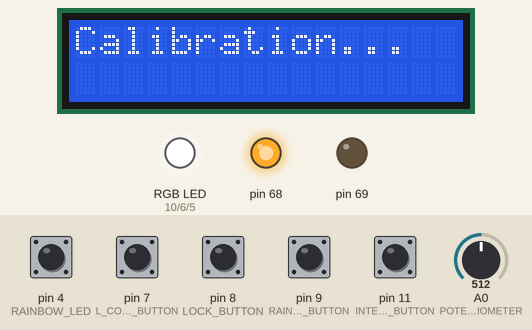
Recording of a sketch running on a simulated Arduino Mega 2560, built with avr-gcc and run on an emulated ATmega2560. Shown: 16×2 character LCD, an RGB LED mixed from three pins (HIGH = lit), output pins drawn as LEDs (lit = HIGH). Inputs (shaded band) come from the test bench; at power-on: pin 4 (RAINBOW_LED), pin 7 (L_COLOR_BUTTON), pin 8 (LOCK_BUTTON), pin 9 (RAINBOW_BUTTON), pin 11 (INTERFACE_BUTTON) HIGH, A0 (POTENTIOMETER) = 512. Dim RGB values are drawn brighter than linear.

Above: at 0.8 s.
0.9 s: pin 11 (INTERFACE_BUTTON) pulled LOW for 0.15 s
At 2.2 s:
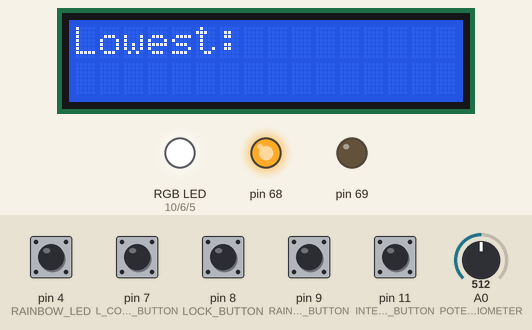
2.5 s: pin 11 (INTERFACE_BUTTON) pulled LOW for 1 s
At 4.4 s:
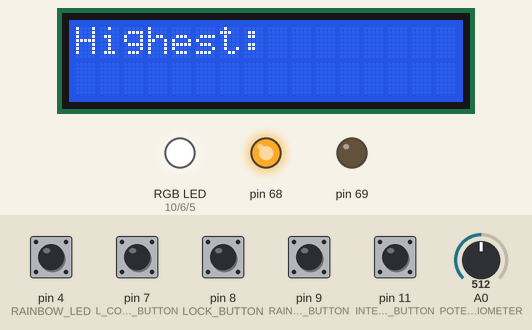
5.0 s: pin 11 (INTERFACE_BUTTON) pulled LOW for 0.15 s
At 5.6 s:
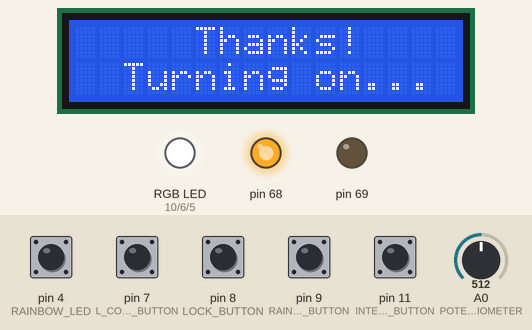
8.1 s: pin 4 (RAINBOW_LED) pulled LOW for 0.15 s
At 9.1 s:
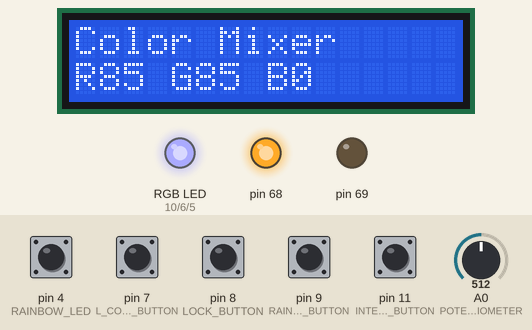
11.2 s: pin 4 (RAINBOW_LED) pulled LOW for 1 s
At 12.1 s:
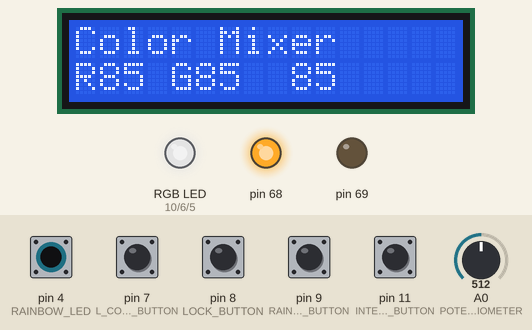
14.9 s: pin 9 (RAINBOW_BUTTON) pulled LOW for 0.15 s
At 15.13 s:
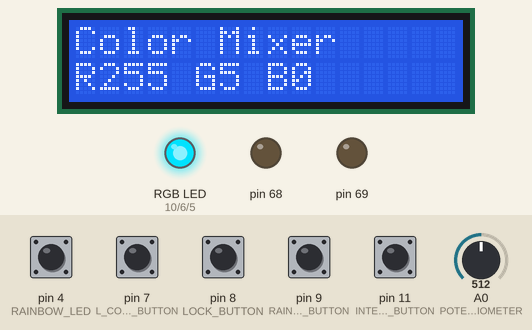
Timing chart, 0 to 18.7 s (numbered marks = the images above; inputs shaded):
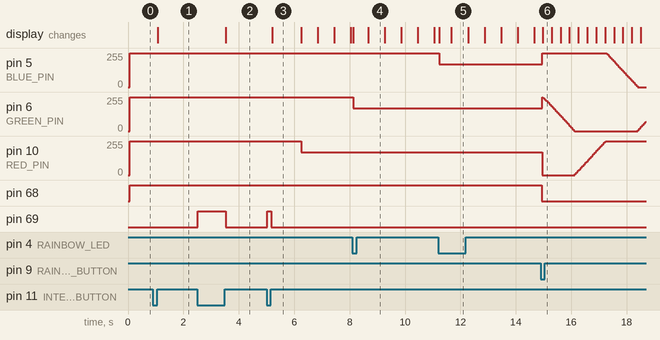

The sketch:

RGB_LED.ino
```cpp
/*
RGB LED Controlled by Bluetooth or Potentiometer
by EFindus AKA. adammickiewicz635

This code allows you to control RGB light by Bluetooth or single potentiometer.

Created on 1 May 2020
by EFindus

Instructable link:
https://www.instructables.com/id/RGB-Led-Controlled-by-Bluetooth-or-Potentiometer/
*/
#include <Wire.h>
#include <PCF8574.h>
#include <LiquidCrystal_I2C.h>

//RGB LED
#define RED_PIN 10
#define GREEN_PIN 6
#define BLUE_PIN 5

//EXPANDER
#define RAINBOW_LED 4
#define INTERFACE_LED 5
#define LOCK_LED 6

//BUTTONS
#define R_COLOR_BUTTON 4
#define L_COLOR_BUTTON 7
#define LOCK_BUTTON 8
#define RAINBOW_BUTTON 9
#define INTERFACE_BUTTON 11

//POTENTIOMETER
#define POTENTIOMETER A0

//ADDRESSES
#define LCD 0x3F
#define PCF 0x20

//RGB LED TYPE
#define RGB_COMMON 0 //0 - common cathode, 1 - common anode
#if RGB_COMMON == 0
#define MIN 255
#define MAX 0
#elif RGB_COMMON == 1
#define MIN 0
#define MAX 255
#endif

LiquidCrystal_I2C lcd(LCD, 16, 2);
PCF8574 expander;

int interface = 0; //0 - BUTTONS; 1 - BLUETOOTH
int mode = 0; //0 - NORMAL; 1 - RAINBOW; 2 - LOCK
int aRead = 0; // potentiometer value
int color = 0; //0 - RED; 1 - GREEN; 2 - BLUE
int R = 0;
int G = 0;
int B = 0;
String output = ""; //Color display on LCD
int flicker = 0;
bool asyncbutton[] = {false, false, false, false, false}; //R_COLOR; L_COLOR; INTERFACE; RAINBOW; LOCK;

//calibration
int lowest = 0;
int highest = 255;

//RAINBOW
int counter = 0;
int numColors = 255;
int animationDelay = 10;

//BLUETOOTH
char cmd[100];
byte cmdIndex = 0;

void calibratePotentiometer() {
  //this was anoying me in setup so moved here
  lcd.setCursor(0, 0);
  lcd.print("Calibration...  ");
  int index = 0;
  while(index < 3000) { //Expert mode without unnecessary delays
    if(digitalRead(INTERFACE_BUTTON) == LOW) {
      while(digitalRead(INTERFACE_BUTTON) == LOW);

      lcd.setCursor(0, 0);
      lcd.print("Lowest:         ");

      while(digitalRead(INTERFACE_BUTTON) == HIGH);
      delay(20);
      expander.digitalWrite(INTERFACE_LED, HIGH);
      while(digitalRead(INTERFACE_BUTTON) == LOW);
      delay(20);
      expander.digitalWrite(INTERFACE_LED, LOW);

      lowest = analogRead(POTENTIOMETER) / 4 + 2;
      R = lowest;
      G = lowest;
      B = lowest;

      lcd.setCursor(0, 0);
      lcd.print("Highest:        ");

      while(digitalRead(INTERFACE_BUTTON) == HIGH);
      delay(20);
      expander.digitalWrite(INTERFACE_LED, HIGH);
      while(digitalRead(INTERFACE_BUTTON) == LOW);
      delay(20);
      expander.digitalWrite(INTERFACE_LED, LOW);

      highest = analogRead(POTENTIOMETER) / 4 - 4;

      lcd.setCursor(0, 0);
      lcd.print("     Thanks!    ");
      lcd.setCursor(0, 1);
      lcd.print("  Turning on... ");
      delay(1000);
      return;
    }
    index++;
    delay(1);
  }
  lcd.setCursor(0, 0);
  lcd.print("Set potentiomet-");
  lcd.setCursor(0, 1);
  lcd.print("er to the lowest");
  delay(5000);

  lcd.setCursor(0, 0);
  lcd.print("value and click ");
  lcd.setCursor(0, 1);
  lcd.print("interface button");

  while(digitalRead(INTERFACE_BUTTON) == HIGH);
  delay(20);
  expander.digitalWrite(INTERFACE_LED, HIGH);
  while(digitalRead(INTERFACE_BUTTON) == LOW);
  delay(20);
  expander.digitalWrite(INTERFACE_LED, LOW);

  lowest = analogRead(POTENTIOMETER) / 4 + 2;
  R = lowest;
  G = lowest;
  B = lowest;

  lcd.setCursor(0, 0);
  lcd.print("Set potentiomet-");
  lcd.setCursor(0, 1);
  lcd.print("er to the highe-");
  delay(5000);

  lcd.setCursor(0, 0);
  lcd.print("st value and cl-");
  lcd.setCursor(0, 1);
  lcd.print("ick same button.");

  while(digitalRead(INTERFACE_BUTTON) == HIGH);
  delay(20);
  expander.digitalWrite(INTERFACE_LED, HIGH);
  while(digitalRead(INTERFACE_BUTTON) == LOW);
  delay(20);
  expander.digitalWrite(INTERFACE_LED, LOW);

  highest = analogRead(POTENTIOMETER) / 4 - 4;

  lcd.setCursor(0, 0);
  lcd.print("     Thanks!    ");
  lcd.setCursor(0, 1);
  lcd.print("  Turning on... ");
  delay(5000);
}

void setup() {
  Serial1.begin(9600);

  expander.begin(PCF);

  lcd.init();
  lcd.backlight();

  pinMode(POTENTIOMETER, INPUT);
  pinMode(R_COLOR_BUTTON, INPUT_PULLUP);
  pinMode(L_COLOR_BUTTON, INPUT_PULLUP);
  pinMode(LOCK_BUTTON, INPUT_PULLUP);
  pinMode(RAINBOW_BUTTON, INPUT_PULLUP);
  pinMode(INTERFACE_BUTTON, INPUT_PULLUP);

  pinMode(RED_PIN, OUTPUT);
  pinMode(GREEN_PIN, OUTPUT);
  pinMode(BLUE_PIN, OUTPUT);

  expander.pinMode(RAINBOW_LED, OUTPUT);
  expander.pinMode(INTERFACE_LED, OUTPUT);
  expander.pinMode(LOCK_LED, OUTPUT);

  expander.digitalWrite(RAINBOW_LED, HIGH);
  expander.digitalWrite(INTERFACE_LED, LOW);
  expander.digitalWrite(LOCK_LED, HIGH);

  digitalWrite(RED_PIN, MIN == 255 ? HIGH : LOW);
  digitalWrite(GREEN_PIN, MIN == 255 ? HIGH : LOW);
  digitalWrite(BLUE_PIN, MIN == 255 ? HIGH : LOW);

  calibratePotentiometer();

  lcd.setCursor(0, 0);
  lcd.print("Color Mixer     ");
  lcd.setCursor(0, 1);
  lcd.print("Working...      ");
}

void printwrite() { //Utility function to print to lcd and write vars to RGB LED

  int _R = map(R, 0, 255, MIN, MAX);
  int _G = map(G, 0, 255, MIN, MAX);
  int _B = map(B, 0, 255, MIN, MAX);

  if(mode != 1 && interface == 0) {
    _R = map(R, lowest, highest, MIN, MAX);
    _G = map(G, lowest, highest, MIN, MAX);
    _B = map(B, lowest, highest, MIN, MAX);
  }

  if(_R > 255) _R = 255;
  if(_R < 0) _R = 0;
  if(_G > 255) _G = 255;
  if(_G < 0) _G = 0;
  if(_B > 255) _B = 255;
  if(_B < 0) _B = 0;

  output = "R";
  output += map(_R, MIN, MAX, 0, 255);
  output += " G";
  output += map(_G, MIN, MAX, 0, 255);
  output += " B";
  output += map(_B, MIN, MAX, 0, 255);

  for(int i = output.length(); i < 16; i++) {
    output += " ";
  }

  if(mode == 0 && interface == 0) {
    char Colors[] = {'R', 'G', 'B'};
    flicker++;
    if(flicker > 35) {
      if(flicker == 70) flicker = 0;
      for(int i = 0; i < 16; i++) {
        if(output[i] == Colors[color]) {
          output[i] = ' ';
        }
      }
    }
  }

  lcd.setCursor(0, 1);
  lcd.print(output);

  analogWrite(RED_PIN, _R);
  analogWrite(GREEN_PIN, _G);
  analogWrite(BLUE_PIN, _B);
}

String cmdConvert() { //Utility function that returns commmand string from cmd char array
  String cmdOut = "";
  for(int i = 0; i < cmdIndex; i++) {
    cmdOut += cmd[i];
  }
  return cmdOut;
}

bool asyncButton(int pin, int buttonID) {
  if(digitalRead(pin) == LOW && asyncbutton[buttonID] == false) {
    delay(20);
    asyncbutton[buttonID] = true;
    return true;
  } else if(digitalRead(pin) == HIGH && asyncbutton[buttonID] == true) {
    delay(20);
    asyncbutton[buttonID] = false;
  }
  return false;
}

void RAINBOW() {
  float colorNumber = counter > numColors ? counter - numColors: counter;

  float saturation = 1; // Between 0 and 1 (0 = gray, 1 = full color)
  float brightness = 1; // Between 0 and 1 (0 = dark, 1 is full brightness)
  float hue = (colorNumber / float(numColors)) * 360;
  long color = HSBtoRGB(hue, saturation, brightness);

  R = color >> 16 & 255;
  G = color >> 8 & 255;
  B = color & 255;

  counter = (counter + 1) % (numColors * 2);

  delay(animationDelay);
}

void exeCmd() { //Utility function to execute bluetooth commands
  String command = cmdConvert();
  if(command == "RAINBOW") {
    if(mode == 0) mode = 1;
    else if(mode == 1) mode = 0;

  } else if(command == "LOCK") {
    if(mode == 0) mode = 2;
    else if(mode == 2) mode = 0;

  } else if(command[0] == 'R' && mode == 0) {
    R = atof(cmd + 2);
  } else if(command[0] == 'G' && mode == 0) {
    G = atof(cmd + 2);
  } else if(command[0] == 'B' && mode == 0) {
    B = atof(cmd + 2);
  }
}

void loop() {
  if(interface == 0) { //BUTTONS
    expander.digitalWrite(INTERFACE_LED, LOW);

    if(asyncButton(R_COLOR_BUTTON, 0) == true) {
      if(mode == 0) {
         color++;
        if(color == 3) color = 0;
      }
    }
    if(asyncButton(L_COLOR_BUTTON, 1) == true) {
      if(mode == 0) {
        color--;
        if(color == -1) color = 2;
      }
    }
    if(asyncButton(INTERFACE_BUTTON, 2) == true) {
      if(mode == 0) interface++;
    }
    if(asyncButton(RAINBOW_BUTTON, 3) == true) {
      if(mode == 1) mode = 0;
      else if(mode == 0) mode = 1;
    }
    if(asyncButton(LOCK_BUTTON, 4) == true) {
      if(mode == 2) mode = 0;
      else if(mode == 0) mode = 2;
    }

    if(mode == 0) {
      aRead = analogRead(POTENTIOMETER);
      aRead /= 4;
      if(aRead < 0) aRead = 0;
      if(aRead > 255) aRead = 255;

      if(color == 0) R = aRead;
      else if(color == 1) G = aRead;
      else B = aRead;
    }

  } else { //BLUETOOTH
    expander.digitalWrite(INTERFACE_LED, HIGH);

    if(asyncButton(INTERFACE_BUTTON, 2) == true) {
      if(mode == 0) interface--;
    }

    if (Serial1.available() > 0) {
      char c = (char)Serial1.read();
      if (c == '\n') {
        cmd[cmdIndex] = 0;
        exeCmd();
        cmdIndex = 0;
      } else {
        cmd[cmdIndex] = c;
        if (cmdIndex < 99) cmdIndex++;
      }
    }
  }

  if(mode == 0) {
    expander.digitalWrite(RAINBOW_LED, HIGH);
    expander.digitalWrite(LOCK_LED, HIGH);
  }

  if(mode == 1) {
    expander.digitalWrite(RAINBOW_LED, LOW);

    RAINBOW();
  }

  if(mode == 2) {
    expander.digitalWrite(LOCK_LED, LOW);
  }

  printwrite();
}

long HSBtoRGB(float _hue, float _sat, float _brightness) { //Utility converting function
   float red = 0.0;
   float green = 0.0;
   float blue = 0.0;

   if (_sat == 0.0) {
       red = _brightness;
       green = _brightness;
       blue = _brightness;
   } else {
       if (_hue == 360.0) {
           _hue = 0;
       }

       int slice = _hue / 60.0;
       float hue_frac = (_hue / 60.0) - slice;

       float aa = _brightness * (1.0 - _sat);
       float bb = _brightness * (1.0 - _sat * hue_frac);
       float cc = _brightness * (1.0 - _sat * (1.0 - hue_frac));

       switch(slice) {
           case 0:
               red = _brightness;
               green = cc;
               blue = aa;
               break;
           case 1:
               red = bb;
               green = _brightness;
               blue = aa;
               break;
           case 2:
               red = aa;
               green = _brightness;
               blue = cc;
               break;
           case 3:
               red = aa;
               green = bb;
               blue = _brightness;
               break;
           case 4:
               red = cc;
               green = aa;
               blue = _brightness;
               break;
           case 5:
               red = _brightness;
               green = aa;
               blue = bb;
               break;
           default:
               red = 0.0;
               green = 0.0;
               blue = 0.0;
               break;
       }
   }

   long ired = red * 255.0;
   long igreen = green * 255.0;
   long iblue = blue * 255.0;

   return long((ired << 16) | (igreen << 8) | (iblue));
}
```

Measured:
- after the input at 0.9 s, the display: changes after 0.17 s (image 1)
- after the input at 2.5 s, pin 69: LOW → HIGH at once, → LOW 1.0 s later; the display: changes after 1.0 s (image 2)
- after the input at 5.0 s, pin 10 (RED_PIN): 255/255 → 170/255 after 1.2 s; pin 69: LOW → HIGH at once, → LOW 0.15 s later; the display: changes after 0.20 s (image 3)
- after the input at 8.1 s, pin 6 (GREEN_PIN): 255/255 → 170/255 at once; the display: first changes at once (image 4 shows a later state)
- after the input at 11.2 s, pin 5 (BLUE_PIN): 255/255 → 170/255 at once; the display: first changes at once (image 5 shows a later state)
- after the input at 14.9 s, pin 68: HIGH → LOW at once; the display: changes after 0.08 s (image 6)
- what the display in image 3 shows lasts 1.0 s, from 5.2 s to 6.2 s
